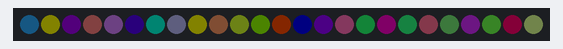
A program run on a simulated Raspberry Pi Pico running MicroPython. On the bench: 25 RGB LEDs in strip order, left to right. Dim RGB values are drawn brighter than linear; random numbers come from a fixed seed.

Above: at 0.05 s.
At 4.76 s:
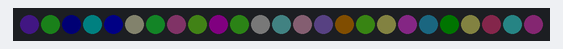
At 10.2 s:
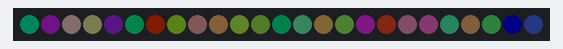
At 20.24 s:
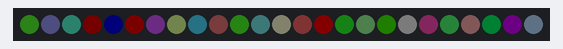
At 29.47 s:
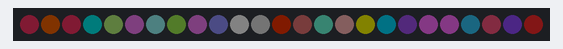
At 39.62 s:
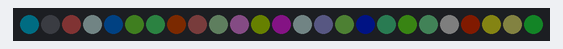

The program:

neo-2040-gpt.py
```python
import machine
import neopixel
import time
import random

# NeoPixel のデータピンを GP16 に設定
pin = machine.Pin(16, machine.Pin.OUT)

# 接続している NeoPixel LED の個数
NUM_PIXELS = 25

# NeoPixel オブジェクトの生成
np = neopixel.NeoPixel(pin, NUM_PIXELS)

while True:
    # すべてのLEDをランダムな色に設定
    for i in range(NUM_PIXELS):
        r = random.getrandbits(8)  # 0〜255 のランダム値
        g = random.getrandbits(8)
        b = random.getrandbits(8)
        np[i] = (r>>5, g>>5, b>>5)

    # 設定した色をLEDに反映
    np.write()

    # ウェイト (点滅速度の調整)
    time.sleep(0.1)
```
